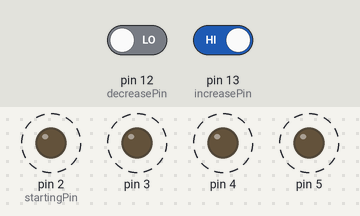
Recording of a sketch running on a simulated Arduino Uno, built with avr-gcc and run on an emulated ATmega328P. Parts: output pins drawn as LEDs (lit = HIGH). Dashed ring = blinking. The test bench sets the inputs (shaded band); at power-on: pin 13 (increasePin) HIGH, pin 12 (decreasePin) LOW.

Above: at 1.4 s.
1.5 s: pin 13 (increasePin) driven LOW
At 2.85 s:
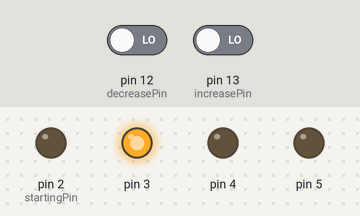
At 3.46 s:
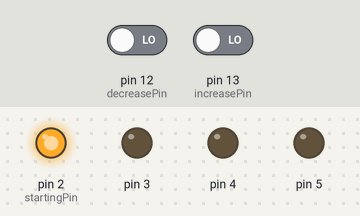
Timing chart, 0 to 10.5 s (numbered marks = the images above; inputs shaded):
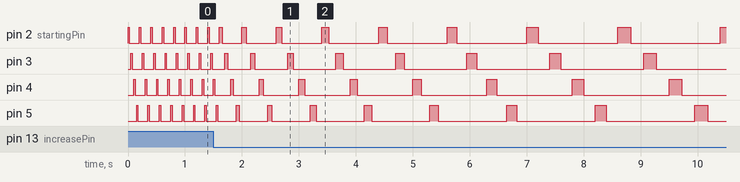

The sketch:

lab4_5.ino
```cpp
int numberOfLeds = 4;
int startingPin = 2;
int endingPin = startingPin + numberOfLeds;

int totalDelay = 50;
int subDelay = totalDelay / 2;

int increasePin = 13;
int decreasePin = 12;

void setup() {
  pinMode(increasePin, INPUT);
  pinMode(decreasePin, INPUT);

  // put your setup code here, to run once:
  for (int i = startingPin; i < endingPin; i++){
    pinMode(i, OUTPUT);
  }

  Serial.begin(9600);
}

void loop() {
  // put your main code here, to run repeatedly:
  for (int i = startingPin; i < endingPin; i++){
    digitalWrite(i, HIGH);
    delay(subDelay);
    digitalWrite(i, LOW);
    delay(subDelay);
  }

  if (digitalRead(increasePin) == LOW){
    totalDelay = totalDelay + 50;
  }

  if (digitalRead(decreasePin) == HIGH){
    totalDelay = totalDelay - 50;
  }

  subDelay = totalDelay / 2;
}
```
